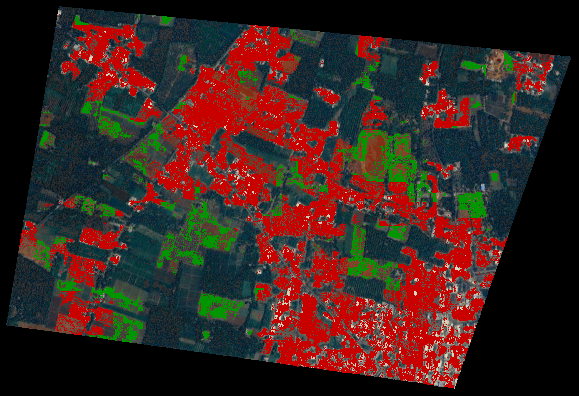
#> input picture images/classified_land_image.png, 579 x 396 px
$ python -i image_processing.py   (imports and definitions only)
#> lines starting #> are read from the running program, lines starting #| are printed output that depends on the picture; after the words box and inside, x2 and y2 are one past the last pixel; in counts of white or black regions, pixels touching at a corner belong together
import os
import cv2
import numpy as np
import uuid
import math

TOTAL_PIXELS_TN = 1_399_954_188_797
TOTAL_AREA_SQFT_TN = 1_399_954_188_780

IMAGE_DIR = "images"
# [1 line not run here, left out]

# [41 lines left out: functions process_image, clean_and_enhance_image, not called in this run]

def classify_land_types(image_path):
#> called with image_path = 'images/classified_land_image.png'
    image = cv2.imread(image_path)
#> image is the input picture: shape (396, 579, 3); mean B, G, R 32.2, 36.7, 58.1
    hsv = cv2.cvtColor(image, cv2.COLOR_BGR2HSV)
#> hsv: shape (396, 579, 3); mean H, S, V 40, 104.8, 73.8

    farm_mask = cv2.inRange(hsv, (25, 40, 40), (85, 255, 255))
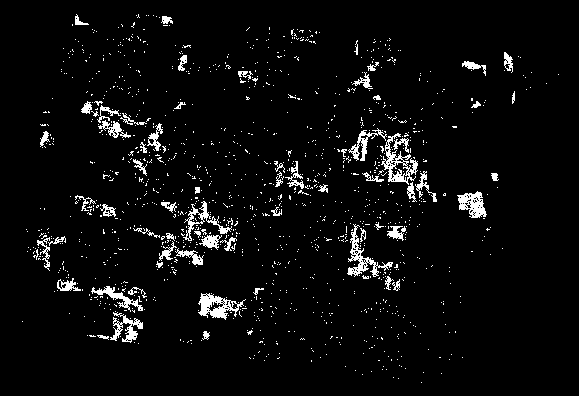
#> farm_mask: shape (396, 579); 4.5% white in thin lines or dots, all inside (x1, y1, x2, y2) = (22, 14, 559, 383)
    residential_mask = cv2.inRange(hsv, (0, 0, 180), (180, 50, 255))
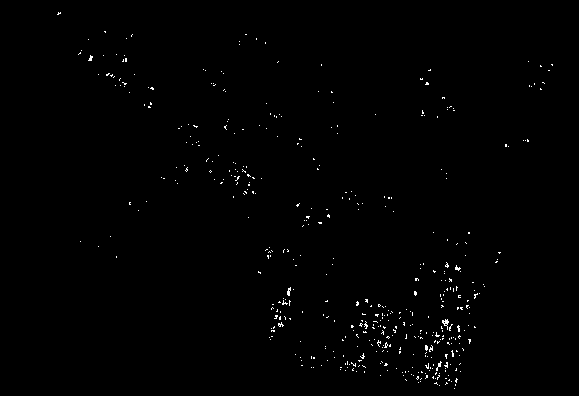
#> residential_mask: shape (396, 579); 0.63% white in thin lines or dots, all inside (x1, y1, x2, y2) = (57, 12, 553, 389)
    wasteland_mask = cv2.inRange(hsv, (10, 40, 40), (30, 255, 255))
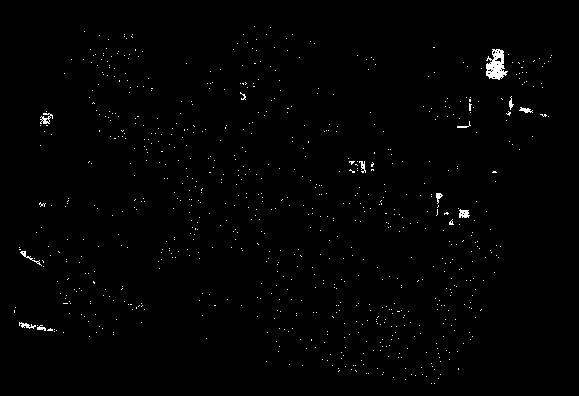
#> wasteland_mask: shape (396, 579); 0.83% white in thin lines or dots, all inside (x1, y1, x2, y2) = (14, 26, 552, 384)

    kernel = np.ones((15, 15), np.uint8)
    farm_dilated = cv2.dilate(farm_mask, kernel, iterations=2)
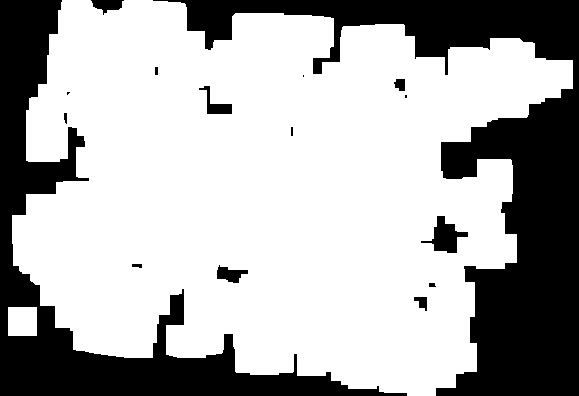
#> farm_dilated: shape (396, 579); 68.7% white; 16 black regions (4 under 20 px), largest, box (x1, y1, x2, y2) and area: (153, 0, 579, 396) 42385, (0, 0, 407, 396) 27350, (421, 216, 468, 253) 769
    residential_dilated = cv2.dilate(residential_mask, kernel, iterations=2)
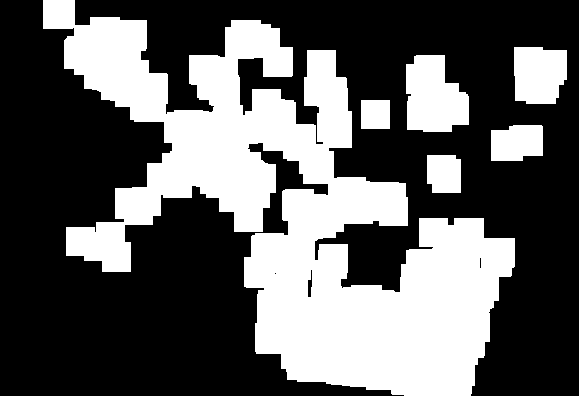
#> residential_dilated: shape (396, 579); 37% white; 6 white regions, box (x1, y1, x2, y2) and area: (43, 0, 515, 396) 74651, (406, 55, 469, 132) 3805, (514, 47, 567, 104) 2703, (491, 125, 543, 161) 1677, (427, 155, 461, 193) 1227, (361, 100, 390, 129) 841

    wasteland_near_farm = cv2.bitwise_and(wasteland_mask, farm_dilated)
#> wasteland_near_farm: shape (396, 579); 0.78% white in thin lines or dots, all inside (x1, y1, x2, y2) = (14, 26, 549, 384)
    hsv[wasteland_near_farm > 0] = (60, 255, 150)
#> hsv: shape (396, 579, 3); mean H, S, V 40.4, 106.2, 74.1
    wasteland_near_residential = cv2.bitwise_and(wasteland_mask, residential_dilated)
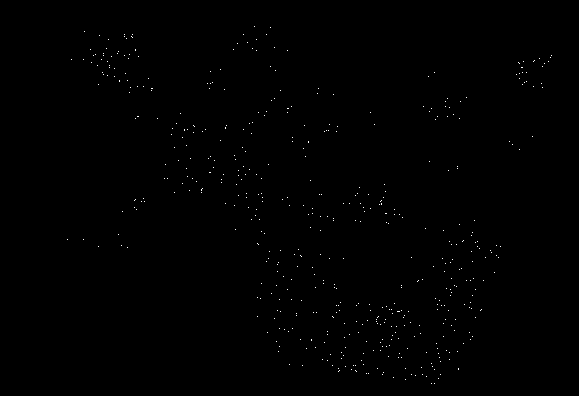
#> wasteland_near_residential: shape (396, 579); 0.24% white in thin lines or dots, all inside (x1, y1, x2, y2) = (67, 26, 552, 384)
    hsv[wasteland_near_residential > 0] = (0, 255, 200)
#> hsv: shape (396, 579, 3); mean H, S, V 40.2, 106.2, 74.3

    final_image = cv2.cvtColor(hsv, cv2.COLOR_HSV2BGR)
    unique_id = uuid.uuid4().hex
    output_path = os.path.join("static", f"classified_land_image_{unique_id}.png")
    cv2.imwrite(output_path, final_image)
    return output_path

# [51 lines left out: functions haversine_distance, get_nearest_subarea, calculate_total_polygon_area_sqft, calculate_red_land_area_sqft, not called in this run]

>>> result = classify_land_types('images/classified_land_image.png')

$ run again, on images/map_with_polygon.png
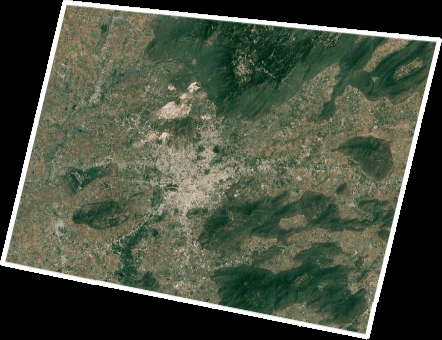
#> input picture images/map_with_polygon.png, 442 x 340 px
#> in classify_land_types, image is the input picture: shape (340, 442, 3); mean B, G, R 63.3, 79.3, 71.6
#> in classify_land_types, `farm_mask = cv2.inRange(hsv, (25, 40, 40), (85, 255, 255))`:
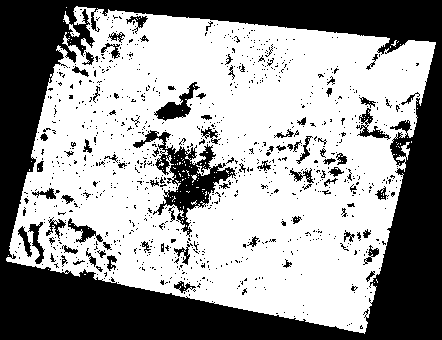
#> farm_mask: shape (340, 442); 59.9% white; 1001 black regions (915 under 20 px), largest, box (x1, y1, x2, y2) and area: (0, 0, 442, 340) 49241, (133, 130, 236, 237) 2936, (154, 82, 200, 121) 587
#> residential_mask: shape (340, 442); 5% white; 241 white regions (233 under 20 px), largest, box (x1, y1, x2, y2) and area: (0, 0, 442, 340) 6450, (177, 184, 209, 213) 246, (160, 102, 181, 119) 158
#> wasteland_mask: shape (340, 442); 16.6% white; 424 white regions (323 under 20 px), largest, box (x1, y1, x2, y2) and area: (13, 184, 123, 280) 3957, (48, 5, 152, 88) 3562, (132, 130, 239, 243) 2858
#> farm_dilated: shape (340, 442); 82.1% white; 4 black regions, box (x1, y1, x2, y2) and area: (0, 277, 310, 340) 9832, (381, 92, 442, 340) 7684, (0, 0, 51, 211) 5540, (167, 0, 442, 27) 3830
#> residential_dilated: shape (340, 442); 55% white; 5 black regions, box (x1, y1, x2, y2) and area: (26, 22, 416, 315) 46136, (0, 282, 283, 340) 8207, (386, 114, 442, 340) 6357, (0, 0, 45, 188) 4322, (222, 0, 442, 22) 2539
#> wasteland_near_residential: shape (340, 442); 11.9% white; 344 white regions (260 under 20 px), largest, box (x1, y1, x2, y2) and area: (132, 130, 239, 243) 2843, (288, 132, 368, 200) 1791, (42, 215, 122, 280) 1761
#> in classify_land_types, `final_image = cv2.cvtColor(hsv, cv2.COLOR_HSV2BGR)`:
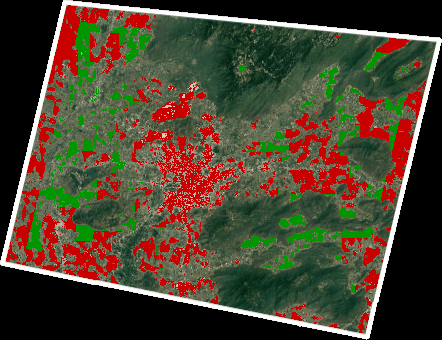
#> final_image: shape (340, 442, 3); mean B, G, R 47.1, 66.1, 74.2

$ run again, on images/map_with_polygon_18f749ab91a74fb79e4f81d684509ddf.png
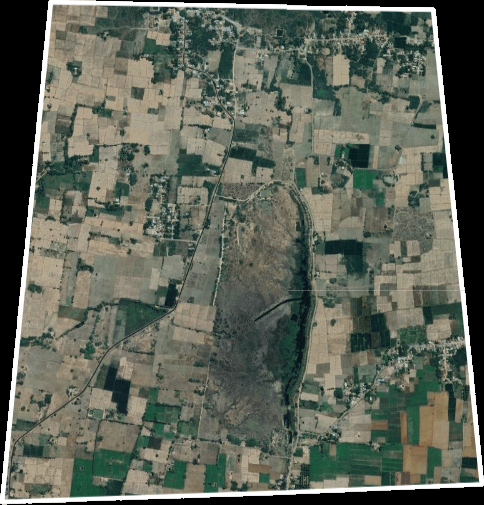
#> input picture images/map_with_polygon_18f749ab91a74fb79e4f81d684509ddf.png, 484 x 505 px
#> in classify_land_types, image is the input picture: shape (505, 484, 3); mean B, G, R 88, 100.2, 94.3
#> in classify_land_types, `farm_mask = cv2.inRange(hsv, (25, 40, 40), (85, 255, 255))`:
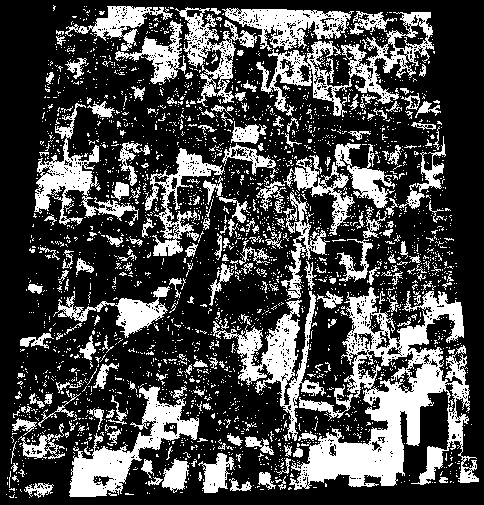
#> farm_mask: shape (505, 484); 28.7% white; 2787 white regions (2576 under 20 px), largest, box (x1, y1, x2, y2) and area: (289, 287, 479, 490) 13872, (69, 386, 199, 497) 4292, (213, 291, 326, 441) 4045
#> residential_mask: shape (505, 484); 4% white; 394 white regions (393 under 20 px), largest, box (x1, y1, x2, y2) and area: (0, 0, 484, 505) 9061
#> wasteland_mask: shape (505, 484); 21.5% white; 908 white regions (788 under 20 px), largest, box (x1, y1, x2, y2) and area: (9, 175, 154, 498) 12006, (43, 5, 183, 156) 9092, (396, 391, 453, 485) 2841
#> farm_dilated: shape (505, 484); 93% white; 4 black regions (1 under 20 px), largest, box (x1, y1, x2, y2) and area: (0, 0, 42, 389) 8125, (441, 0, 484, 376) 7903, (265, 497, 484, 505) 967
#> residential_dilated: shape (505, 484); 54.5% white; 15 black regions (2 under 20 px), largest, box (x1, y1, x2, y2) and area: (30, 23, 462, 480) 92356, (0, 0, 33, 334) 5634, (450, 0, 484, 321) 5512
#> wasteland_near_residential: shape (505, 484); 12.2% white; 567 white regions (484 under 20 px), largest, box (x1, y1, x2, y2) and area: (43, 5, 183, 156) 8037, (21, 196, 115, 348) 4643, (9, 451, 73, 498) 1827
#> in classify_land_types, `final_image = cv2.cvtColor(hsv, cv2.COLOR_HSV2BGR)`:
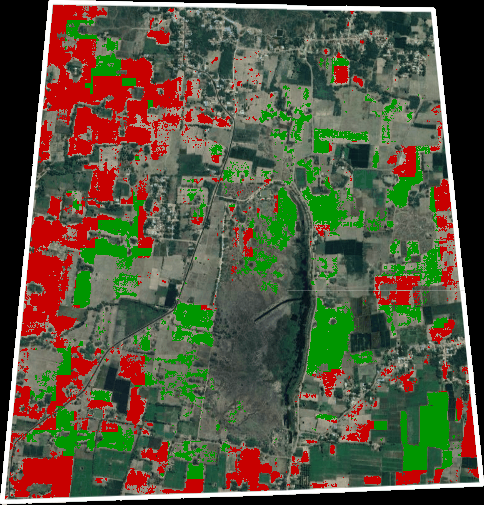
#> final_image: shape (505, 484, 3); mean B, G, R 62.9, 84.7, 87.5

$ run again, on images/map_with_polygon_4f912677eb86446fac0184715167b178.png
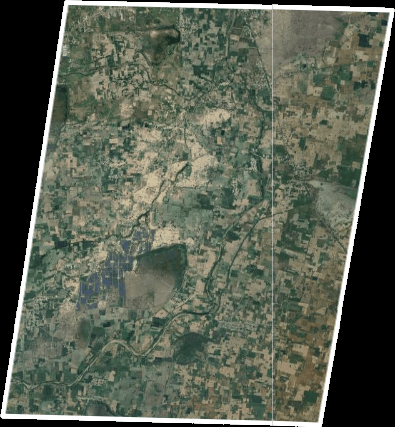
#> input picture images/map_with_polygon_4f912677eb86446fac0184715167b178.png, 395 x 427 px
#> in classify_land_types, image is the input picture: shape (427, 395, 3); mean B, G, R 80.6, 94.7, 88
#> in classify_land_types, `farm_mask = cv2.inRange(hsv, (25, 40, 40), (85, 255, 255))`:
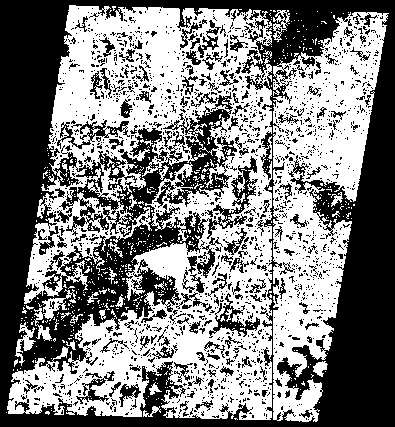
#> farm_mask: shape (427, 395); 49.8% white; 672 white regions (641 under 20 px), largest, box (x1, y1, x2, y2) and area: (7, 5, 272, 420) 56940, (273, 12, 389, 422) 23015, (34, 289, 76, 341) 544
#> residential_mask: shape (427, 395); 4.7% white; 381 white regions (379 under 20 px), largest, box (x1, y1, x2, y2) and area: (0, 0, 395, 427) 7180, (185, 238, 194, 244) 20
#> wasteland_mask: shape (427, 395); 14.5% white; 597 white regions (459 under 20 px), largest, box (x1, y1, x2, y2) and area: (273, 312, 336, 422) 2898, (273, 83, 372, 167) 2702, (103, 150, 187, 236) 2007
#> farm_dilated: shape (427, 395); 87.7% white; 2 black regions, box (x1, y1, x2, y2) and area: (333, 74, 395, 427) 11167, (0, 0, 54, 347) 9538
#> residential_dilated: shape (427, 395); 52.6% white; 6 black regions (1 under 20 px), largest, box (x1, y1, x2, y2) and area: (24, 22, 370, 407) 62749, (338, 105, 395, 427) 9206, (0, 0, 48, 310) 7602, (42, 245, 63, 282) 346, (142, 103, 151, 117) 84
#> wasteland_near_residential: shape (427, 395); 8.4% white; 398 white regions (312 under 20 px), largest, box (x1, y1, x2, y2) and area: (103, 150, 187, 236) 2007, (273, 312, 336, 422) 1469, (166, 136, 218, 200) 840
#> in classify_land_types, `final_image = cv2.cvtColor(hsv, cv2.COLOR_HSV2BGR)`:
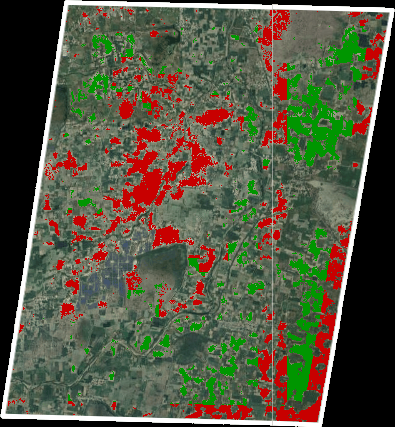
#> final_image: shape (427, 395, 3); mean B, G, R 64.7, 84.8, 84.8
